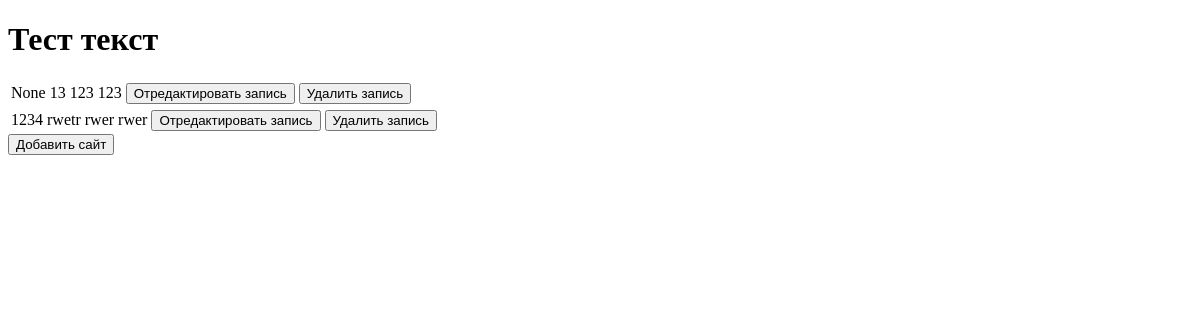
Page /main (signed in) on the earlier database version.
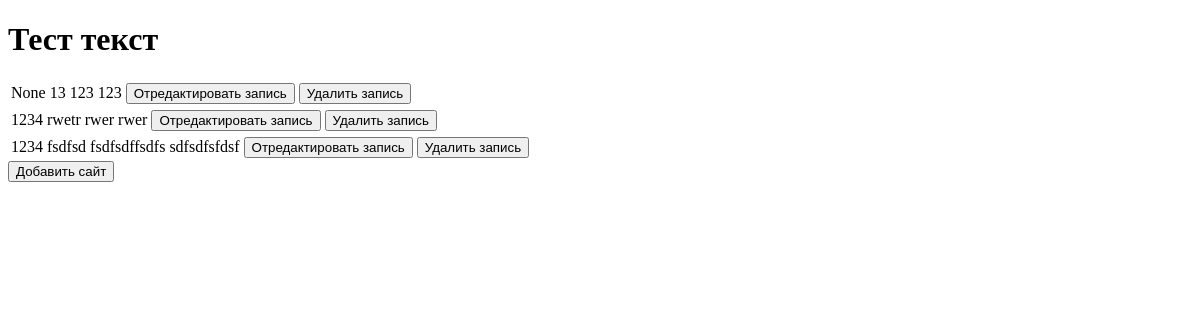
Same page on the later database version.
### mainapp/models.py (models this page shows)
class SiteInfo (models.Model):
    key_login = models.TextField(max_length=50, verbose_name="Принадлежность к аккаунту", default="None") #не проводилась миграция, пришлось добавить дефолт ((
    name = models.TextField(max_length=50, verbose_name="Название сайта")
    login = models.TextField(max_length=50, verbose_name="Логин для авторизации")
    password = models.TextField(max_length=50, verbose_name="Пароль для авторизации")
    class Meta:
        verbose_name="Таблица со всеми сайтами"
        verbose_name_plural="Таблица со всеми сайтами"

### mainapp/views.py (the view)
# urls.py: path('main', views.main_page),
def main_page(request): #отрисовка мейна
    all_sites = SiteInfo.objects.all()
    view = True
    return render (request, 'main_page.html', {"all_sites": zip(all_sites, range(0, len(all_sites))), "user_key": request.session['user_key'], "view":view})

### mainapp/templates/main_page.html (shortened to what this page needs)
<!DOCTYPE html>
<html lang="en">
  <head>
  </head>
  <body>
    <h1> Тест текст </h1>
    <form method="POST" action="action_main">
      {% for site, number_row in all_sites%}
      <table>
        <tr>
          <td> {{site.key_login}} </td>
          <td> {{site.name}} </td>
          <td> {{site.login}} </td>
          {%if view == True %}
          <td> {{site.password}} </td>
          {%else%}
          <td> ******** </td>
          {%endif%}
          <td> <button name='edit{{number_row}}' > Отредактировать запись </button></td>
          <td> <button name='delete{{number_row}}' > Удалить запись </button></td>
        </tr>
       </table>
      {% endfor %}
      <button name='add_site'>Добавить сайт</button>
    </form>
  </body>
</html>

Differences in the rows shown:
added SiteInfo: key_login "1234", name "fsdfsd", login "fsdfsdffsdfs", password "sdfsdfsfdsf"
